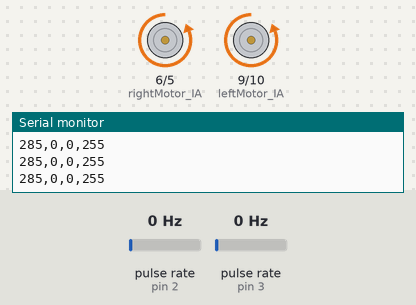
Recording of a sketch running on a simulated Arduino Uno, built with avr-gcc and run on an emulated ATmega328P. Parts: motor-driver pin pairs drawn as motors (green arrow = first pin HIGH = forward, orange = second pin HIGH = backward, longer = more drive), the last lines printed to the serial monitor. Wiring (inferred from the names in the program): 2 × pulse sensor: data pin 2 / data pin 3. The test bench sets the inputs (shaded band); at power-on: pulse rate (sensors on pin 2, pin 3) 0 Hz.

Above: at 4.2 s.
4.3 s: pulse rate (sensor on pin 2) set to 4 Hz
At 6.32 s:
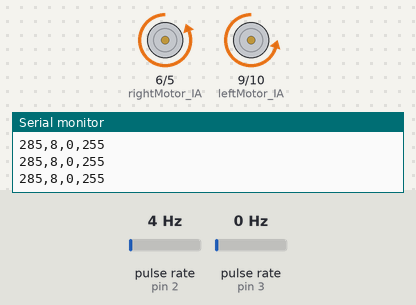
7.3 s: pulse rate (sensor on pin 3) set to 50 Hz
At 9.9 s:
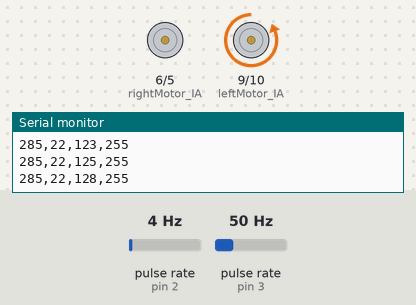
10.3 s: pulse rate (sensor on pin 2) set to 100 Hz
At 13.4 s:
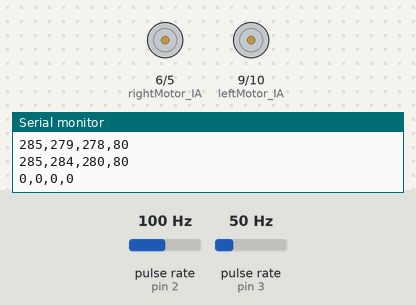
Timing chart, 0 to 14.9 s (numbered marks = the images above; inputs shaded):
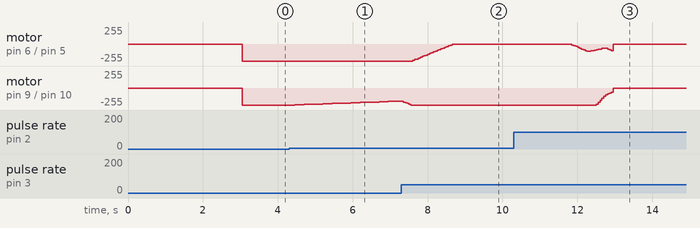

Measured:
- after the input at 4.3 s, motor on pin 9 (leftMotor_IA) / pin 10 (leftMotor_IB): moves from backward 255/255 to backward 195/255 over 2.8 s, starting after 0.15 s
- after the input at 7.3 s, motor on pin 6 (rightMotor_IA) / pin 5 (rightMotor_IB): moves from backward 255/255 to stopped over 1.1 s, starting after 0.30 s

The sketch:

RC_Car_Arduino_PID_test2.ino
```cpp
// --- 모터 드라이버 제어 핀 ---
const int leftMotor_IA = 9;
const int leftMotor_IB = 10;
const int rightMotor_IA = 6;
const int rightMotor_IB = 5;

// --- 엔코더 센서 핀 ---
const int encoderLeftPin = 2;
const int encoderRightPin = 3;

volatile long leftCount = 0;
volatile long rightCount = 0;

// ========================================================
// 📏 로봇 물리 스펙 설정 (기어비 제거, 3m 목표)
// ========================================================
const float WHEEL_DIAMETER_MM = 67.0;
const int ENCODER_HOLES = 20;
const float TARGET_DISTANCE_MM = 3000.0; // ★ 수정: 목표 거리 3미터

long targetCount = 0;

// ========================================================
// ⚙️ PID 게인 튜닝 (최고 속도 지향)
// ========================================================
// 거리 제어 (빠르게 접근하고 급브레이크)
float Kp_dist = 5.0;
float Kd_dist = 4.0;
long prevDistError = 0;

// 직진 제어 (최고 속도에서도 직진 유지)
float Kp_sync = 5.0;
float Kd_sync = 3.0;
long prevSyncError = 0;

unsigned long prevTime = 0;
const int DT = 50;
bool missionComplete = false;

void setup() {
  Serial.begin(9600);

  pinMode(leftMotor_IA, OUTPUT); pinMode(leftMotor_IB, OUTPUT);
  pinMode(rightMotor_IA, OUTPUT); pinMode(rightMotor_IB, OUTPUT);

  pinMode(encoderLeftPin, INPUT_PULLUP); pinMode(encoderRightPin, INPUT_PULLUP);
  attachInterrupt(digitalPinToInterrupt(encoderLeftPin), countLeft, RISING);
  attachInterrupt(digitalPinToInterrupt(encoderRightPin), countRight, RISING);

  stopMotors();

  // ★ 기어비를 제외한 순수 목표 카운트 계산
  // 3000 / (67 * 3.14159) * 20 = 약 285 카운트
  float wheelCircumference = WHEEL_DIAMETER_MM * 3.14159;
  targetCount = (TARGET_DISTANCE_MM / wheelCircumference) * ENCODER_HOLES;

  delay(3000); // 3초 뒤 출발
  prevTime = millis();
}

void loop() {
  if (missionComplete) return;

  unsigned long currentTime = millis();
  int dt = currentTime - prevTime;

  if (dt >= DT) {
    prevTime = currentTime;

    long avgCount = (leftCount + rightCount) / 2;
    long distError = targetCount - avgCount;
    long syncError = leftCount - rightCount;

    // 1. 거리 제어
    float distP = Kp_dist * distError;
    float distD = Kd_dist * ((distError - prevDistError) / dt);

    int basePWM = distP + distD;

    // 목표 도달 판단 (오차가 0 이하가 되면 즉시 정지)
    if (distError <= 0) {
      stopMotors();
      missionComplete = true;
      Serial.println("0,0,0,0"); // 플로터 그래프 바닥으로 내림
      return;
    }

    if (basePWM > 255) basePWM = 255;
    if (basePWM < 80) basePWM = 80;

    // 2. 직진 제어
    float syncP = Kp_sync * syncError;
    float syncD = Kd_sync * ((syncError - prevSyncError) / dt);

    int turnOffset = syncP + syncD;

    int leftPWM = basePWM - turnOffset;
    int rightPWM = basePWM + turnOffset;

    if (leftPWM > 255) leftPWM = 255;  if (leftPWM < 0) leftPWM = 0;
    if (rightPWM > 255) rightPWM = 255; if (rightPWM < 0) rightPWM = 0;

    digitalWrite(leftMotor_IA, LOW);  analogWrite(leftMotor_IB, leftPWM);
    digitalWrite(rightMotor_IA, LOW); analogWrite(rightMotor_IB, rightPWM);

    prevDistError = distError;
    prevSyncError = syncError;

    // ----------------------------------------------------
    // 📊 시리얼 플로터 출력
    // Value 1: 목표 카운트 (약 285)
    // Value 2: 왼쪽 바퀴 카운트
    // Value 3: 오른쪽 바퀴 카운트
    // Value 4: 현재 기준 속도 (PWM)
    // ----------------------------------------------------
    Serial.print(targetCount); Serial.print(",");
    Serial.print(leftCount);   Serial.print(",");
    Serial.print(rightCount);  Serial.print(",");
    Serial.println(basePWM);
  }
}

void countLeft() { leftCount++; }
void countRight() { rightCount++; }

void stopMotors() {
  digitalWrite(leftMotor_IA, LOW); digitalWrite(leftMotor_IB, LOW);
  digitalWrite(rightMotor_IA, LOW); digitalWrite(rightMotor_IB, LOW);
}
```
